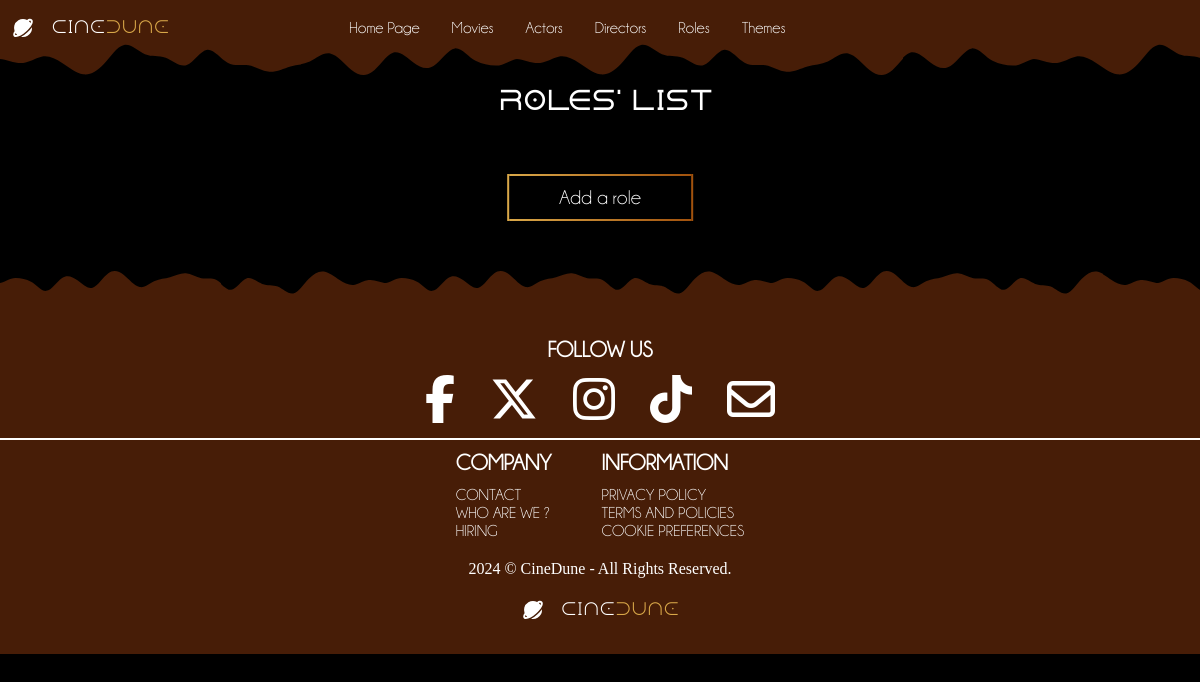
/index.php?action=listRoles, run on an earlier commit of the app's database.
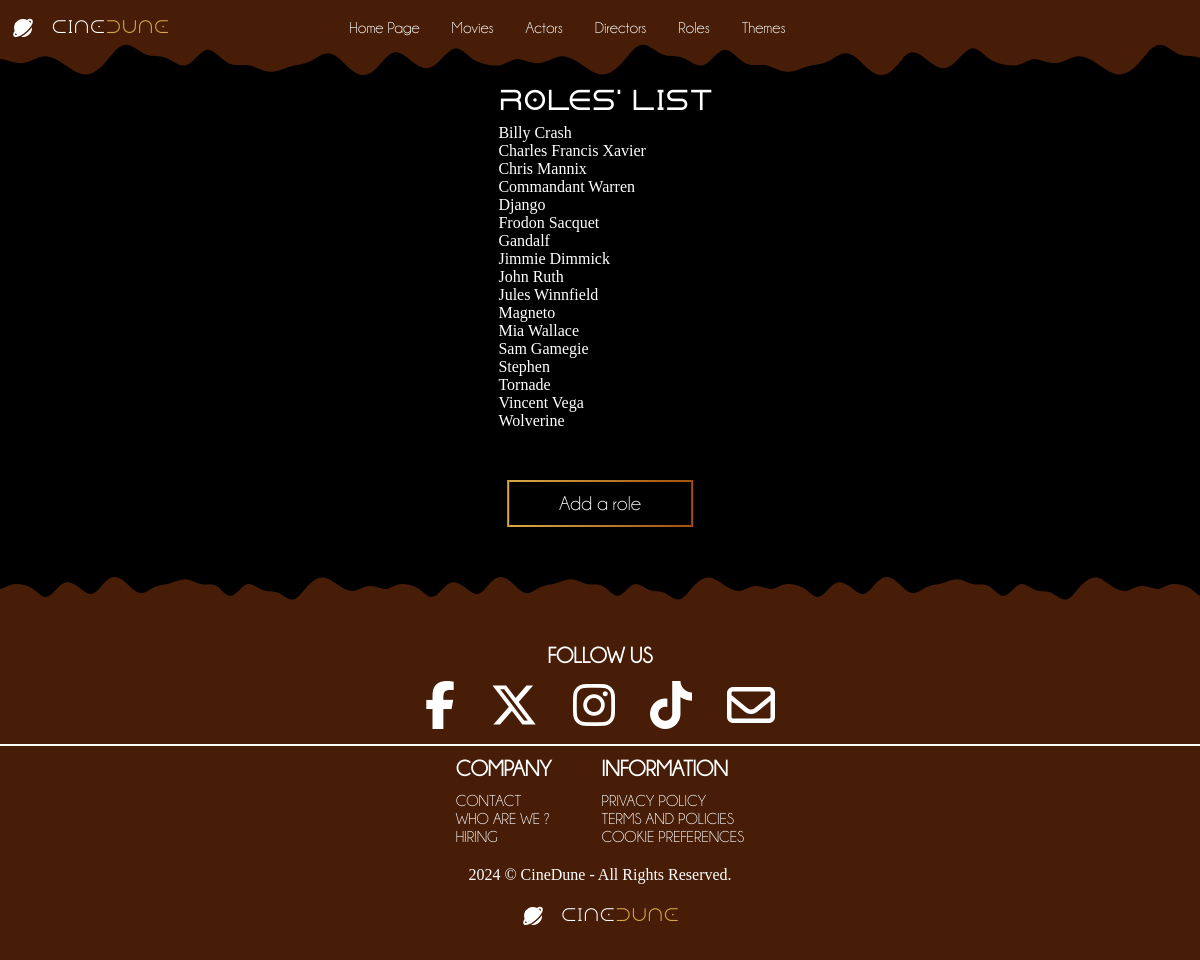
And on a later commit of the database.
### tables this page shows
CREATE TABLE IF NOT EXISTS `role` (
  `idRole` int NOT NULL AUTO_INCREMENT,
  `roleName` varchar(255) NOT NULL,
  PRIMARY KEY (`idRole`)
);

### controller/RoleController.php (called while the page is built, shortened)
<?php
class RoleController
{
    public function listRoles()
    {
        $pdo = Connect::toLogIn();
        $requestRoles = $pdo->query("
            SELECT role.idRole, role.roleName
            FROM role
            ORDER BY roleName
        ");
        require "view/roles/listRoles.php";
    }
}

### view/roles/listRoles.php (the view, shortened to what this page needs)
<?php ob_start();
$roles = $requestRoles->fetchAll();
?>
<section class="listRoles section" id="listRoles">
    <div class="listRoles__container container">
        <?php
        foreach ($roles as $role) {
        ?>
            <a href="index.php?action=roleDetails&id=<?= $role["idRole"] ?>"><?= $role["roleName"] . "<br>" ?></a>
        <?php
        }
        ?>
    </div>
    <button class="main__button list__button"><a href="index.php?action=addRole">Add a role</a></button>
</section>
<?php
$secondary_title = "Roles' List";
$content = ob_get_clean();
require "view/template.php";

### index.php (shortened to what this page needs)
<?php
$ctrlMain = new MainController();
$ctrlRole = new RoleController();
if(isset($_GET["action"])){
    switch ($_GET["action"]) {
        case "listRoles" : $ctrlRole->listRoles(); break;
    }
} else {
    $ctrlMain->main();
}

### view/template.php (shortened to what this page needs)
<!DOCTYPE html>
<html lang="en">
<head>
    <link rel="stylesheet" href="https://cdnjs.cloudflare.com/ajax/libs/font-awesome/6.5.1/css/all.min.css" />
    <link rel="stylesheet" href="public/css/style.css" />
</head>
<body>
    <header class="header" id="header">
        <nav class="nav container">
            <a href="index.php" class="nav__logo">
                <img src="public/img/bxs-planet.svg" alt="Logo CineDune"><span>CinE<span class="nav__span">DunE</span></span>
            </a>
            <div class="nav__menu" id="nav-menu">
                <ul class="nav__list">
                    <li class="nav__item">
                        <a href="index.php">Home Page</a>
                    </li>
                    <li class="nav__item">
                        <a href="index.php?action=listMovies">Movies</a>
                    </li>
                    <li class="nav__item">
                        <a href="index.php?action=listActors">Actors</a>
                    </li>
                    <li class="nav__item">
                        <a href="index.php?action=listDirectors">Directors</a>
                    </li>
                    <li class="nav__item">
                        <a href="index.php?action=listRoles">Roles</a>
                    </li>
                    <li class="nav__item">
                        <a href="index.php?action=listThemes">Themes</a>
                    </li>
                </ul>
            </div>
        </nav>
    </header>
    <div id="wrapper">
        <main class="main">
            <div id="content">
                <?php if (isset($secondary_title)) : ?>
                    <h2 class="secondary-title"><?= $secondary_title ?></h2>
                <?php endif; ?>
                <?= $content ?>
            </div>
        </main>
    </div>
    <footer class="footer">
        <div class="footer__svg"></div>
        <div class="footer__container">
            <div class="footer__social-media">
                <h3 class="footer__title">FOLLOW US</h3>
                <div class="footer__social">
                    <a href="#" target="_blank" class="footer__social-link">
                        <i class="fa-brands fa-facebook-f"></i>
                    </a>
                    <a href="#" target="_blank" class="footer__social-link">
                        <i class="fa-brands fa-x-twitter"></i>
                    </a>
                    <a href="#" target="_blank" class="footer__social-link">
                        <i class="fa-brands fa-instagram"></i>
                    </a>
                    <a href="#" target="_blank" class="footer__social-link">
                        <i class="fa-brands fa-tiktok"></i>
                    </a>
                    <a href="#" target="_blank" class="footer__social-link">
                        <i class="fa-regular fa-envelope"></i>
                    </a>
                </div>
            </div>
            <hr class="footer__hr">
            <div class="footer__content">
                <div>
                    <h3 class="footer__title">COMPANY</h3>
                    <ul class="footer__links">
                        <li>
                            <a href="#" class="footer_link">CONTACT</a>
                        </li>
                        <li>
                            <a href="#" class="footer_link">WHO ARE WE ?</a>
                        </li>
                        <li>
                            <a href="#" class="footer_link">HIRING</a>
                        </li>
                    </ul>
                </div>
                <div>
                    <h3 class="footer__title">INFORMATION</h3>
                    <ul class="footer__links">
                        <li>
                            <a href="#" class="footer_link">PRIVACY POLICY</a>
                        </li>
                        <li>
                            <a href="#" class="footer_link">TERMS AND POLICIES</a>
                        </li>
                        <li>
                            <a href="#" class="footer_link">COOKIE PREFERENCES</a>
                        </li>
                </div>
            </div>
            <div class="footer__copy">
                <span>
                    2024 &#169; CineDune - All Rights Reserved.
                </span>
            </div>
            <a href="index.php" class="footer__logo">
                <img src="public/img/bxs-planet.svg" alt="Logo CineDune"><span>CinE<span class="nav__span">DunE</span></span>
            </a>
        </div>
    </footer>
</body>
</html>

### public/css/style.css (style rules this page uses)
:root { --header-height: 3.5rem; --footer-height: 3.5rem; --background-color: #000000; --brown-color: #471d07; --orange-color: #a2520d; --yellow-color: #d9a849; --text-color: #ffffff; --gradient-top: linear-gradient(90deg, #d9a849 0%, #a2520d 100%); --gradient-left: linear-gradient( 90deg, rgba(162, 82, 13, 0.5) 0%, rgba(0, 0, 0, 0.5) 100% ); --gradient-right: linear-gradient( 90deg, rgba(0, 0, 0, 0.5) 0%, rgba(162, 82, 13, 0.5) 100% ); --gradient-bottom: linear-gradient( 359.4deg, rgba(162, 82, 13, 0.5) 0.52%, rgba(0, 0, 0, 0.5) 99.48% ); --button-gradient: linear-gradient( 90deg, rgba(217, 168, 73, 1) 0%, rgba(162, 82, 13, 1) 100% ); --hypertext-underline-gradient: linear-gradient( 0deg, #d9a849 0%, #a2520d 100% ); --background-gradient: radial-gradient( 131.8% 131.8% at 50% -31.8%, #d9a849 23%, #471d07 72.5%, #000000 100% ); --title-font: "Dune Rise"; --h2-font: "Dune Rise"; --nav-text-font: "Champagne & Limousines"; --step--1: clamp(0.8681rem, 0.4rem + 2.8793cqi, 1.5rem); --step--2: clamp(1.3021rem, 0.273rem + 4.5735cqi, 3rem); --step--3: clamp(1.0851rem, 0.8926rem + 0.8555cqi, 1.4rem); --z-tooltip: 10; --z-fixed: 100; --z-background: -1; }
* { box-sizing: border-box; padding: 0; margin: 0; }
html { scroll-behavior: smooth; color: var(--text-color); }
body { background-color: var(--background-color); }
a { color: var(--text-color); text-decoration: none; }
h2 { font-family: var(--h2-font); font-size: 1.5rem; padding-left: 0.7rem; padding-bottom: 0.5rem; }
hr { height: 2px; background: var(--gradient-top); border: none; }
ul { list-style: none; font-family: var(--nav-text-font); }
.container { max-width: 954px; margin-inline: 0.7rem; }
#wrapper { display: flex; justify-content: center; }
.main { overflow: hidden; }
.secondary-title { margin-top: 90px; }
.nav__logo img, .footer__logo img { filter: invert(100%) sepia(100%) saturate(0%) hue-rotate(126deg) brightness(110%) contrast(101%); }
.main__button a { transition: 0.5s; }
.list__button { margin-top: 50px; }
.header { position: fixed; width: 100%; min-height: 75px; background: url(../img/header.svg) repeat-x; z-index: var(--z-fixed); }
.nav { position: relative; height: var(--header-height); display: flex; justify-content: space-between; align-items: center; }
.nav__logo, .nav__close, .nav__toggle, .nav__actions { display: flex; justify-content: center; color: var(--text-color); cursor: pointer; }
.nav__logo { color: var(--text-color); align-items: center; gap: 1rem; font-family: var(--title-font); text-decoration: none; }
.nav__span { color: var(--yellow-color); }
.nav__logo span { transition: 0.5s; }
.nav__menu a { color: var(--text-color); text-decoration: none; transition: 0.5s; }
.nav__list { display: flex; flex-direction: column; row-gap: 3rem; }
.footer { position: relative; background-color: var(--brown-color); padding-block: 1rem 2rem; margin-top: 100px; }
.footer__svg { position: absolute; background: url(../img/footer.svg) repeat-x; width: 100%; height: 56px; top: -50px; }
.footer__container { text-align: center; }
.footer__title { font-family: var(--nav-text-font); font-size: var(--step--3); }
.footer__social { display: flex; justify-content: center; font-size: var(--step--2); gap: 35px; padding: 10px 0px; }
.footer__hr { background: var(--text-color); }
.footer__content { display: grid; padding-top: 10px; grid-template-columns: repeat(2, max-content); justify-content: center; gap: 50px; text-align: left; }
.footer__links { padding-top: 10px; }
.footer__copy { padding: 20px 0px; }
.footer__logo { justify-content: center; color: var(--text-color); display: flex; align-items: center; gap: 1rem; font-family: var(--title-font); text-decoration: none; }
@media screen and (min-width: 992px) { .nav__list { display: flex; flex-direction: row; gap: 2rem; align-items: center; justify-content: center; justify-items: center; } }

What changed in the data, as far as the page shows it:
added role: roleName "Billy Crash"
added role: roleName "Charles Francis Xavier"
added role: roleName "Chris Mannix"
added role: roleName "Commandant Warren"
added role: roleName "Django"
added role: roleName "Frodon Sacquet"
added role: roleName "Gandalf"
added role: roleName "Jimmie Dimmick"
added role: roleName "John Ruth"
added role: roleName "Jules Winnfield"
added role: roleName "Magneto"
added role: roleName "Mia Wallace"
added role: roleName "Sam Gamegie"
added role: roleName "Stephen"
added role: roleName "Tornade"
added role: roleName "Vincent Vega"
added role: roleName "Wolverine"
